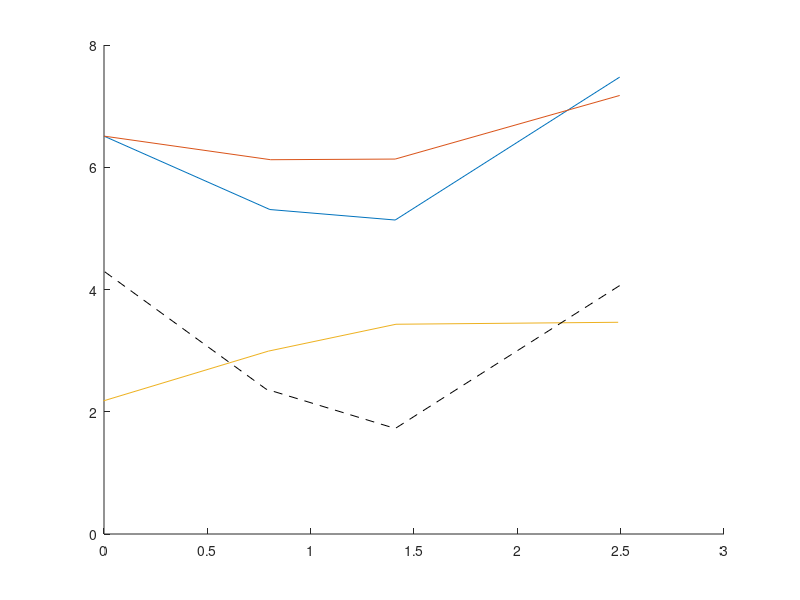
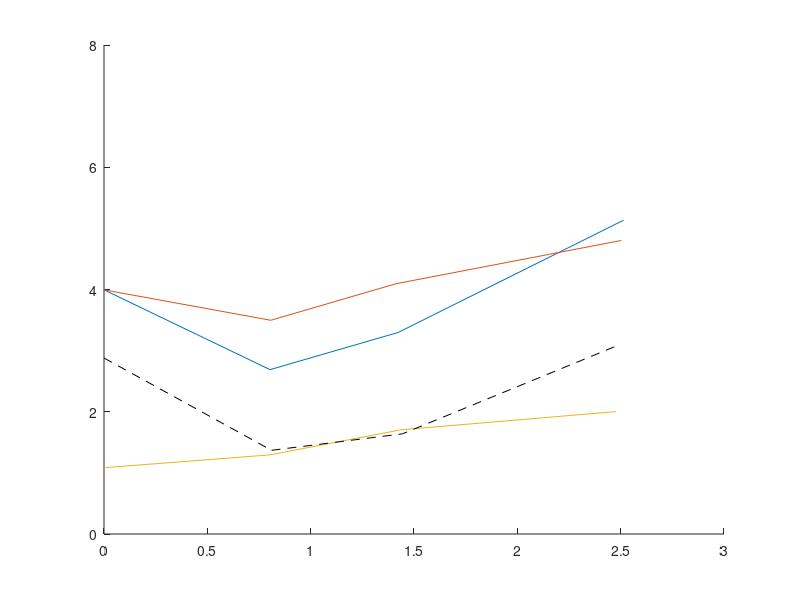
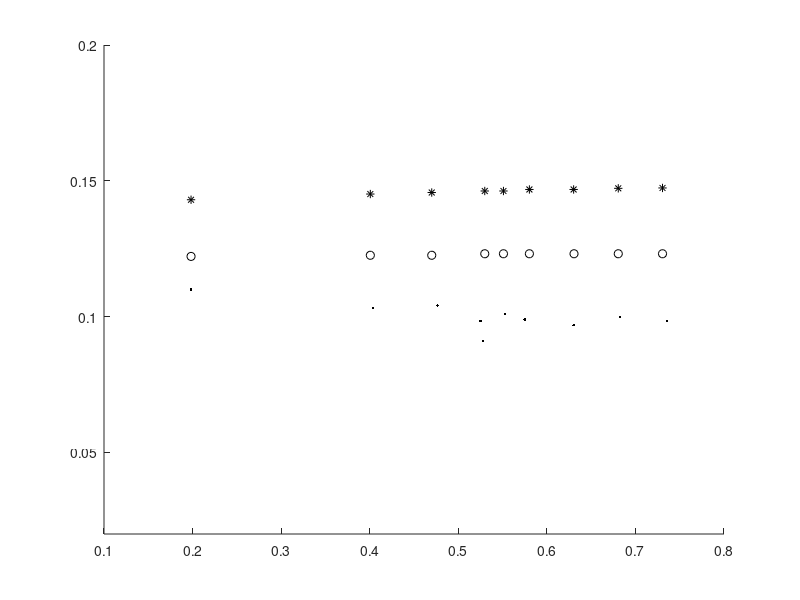
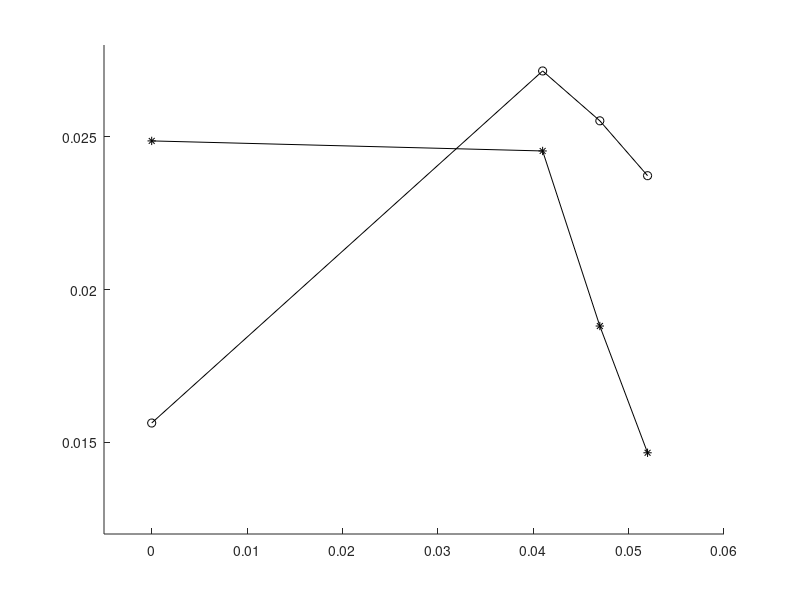

The MATLAB script that drew these images, in order:
close all
clear variables
load lit_review_data.mat


%physical properties
R = 287.058; %[Joules/(kg.K)]
cp = 1121; %[Joules/(kg.K)]
cv = 834; %[Joules/(kg.K)]
gamma = cp/cv; 


figure(1)
hold on
%axis equal
xlim([0 3])
ylim([0 8])
plot(raffel122coolant0(:,1),raffel122coolant0(:,2));
plot(raffel122measuredtotal(:,1),raffel122measuredtotal(:,2));
plot(raffel122upstreamofte(:,1),raffel122upstreamofte(:,2));
plot(raffel122teloss(:,1),raffel122teloss(:,2), 'k--');

figure(2)
hold on
%axis equal
xlim([0 3])
ylim([0 8])
plot(raffel134coolant0(:,1),raffel134coolant0(:,2));
plot(raffel134measuredtotal(:,1),raffel134measuredtotal(:,2));
plot(raffel134upstreamofte(:,1),raffel134upstreamofte(:,2));
plot(raffel134teloss(:,1),raffel134teloss(:,2), 'k--');

figure(3)
hold on
%axis equal
xlim([0.1 0.8])
ylim([0.02 0.2])
plot(backdatrinidade_loss_models(:,1),backdatrinidade_loss_models(:,2), 'k*')
plot(backdatrinidade_loss_models(:,3),backdatrinidade_loss_models(:,4), 'ko')
plot(backdatrinidade_loss_models(:,5),backdatrinidade_loss_models(:,6), 'k.')

figure(4)
hold on
%axis equal
xlim([-0.005 0.06])
ylim([0.012 0.028])
plot(gaoTE_cpt_and_alpha_vs_blowing(:,1),gaoTE_cpt_and_alpha_vs_blowing(:,2), 'k*-')
plot(gaoTE_cpt_and_alpha_vs_blowing(:,3),gaoTE_cpt_and_alpha_vs_blowing(:,4), 'ko-')



%compare Giel's and Gao's loss definitions

PR_critical = ((gamma+1)/2)^(gamma/(1-gamma));

p01 = 1;
p2 = p01*PR_critical;
p02 = p2:0.001:p01;

CpGiel = (p01-p02)./(p01-p2);
CpGao = (p01-p02)./(p02-p2);

CpGaoSeries1 = CpGiel;
CpGaoSeries2 = CpGiel + CpGiel.^2;
CpGaoSeries3 = CpGiel + CpGiel.^2 + CpGiel.^3;
CpGaoSeries4 = CpGiel + CpGiel.^2 + CpGiel.^3 + CpGiel.^4;
CpGaoSeries5 = CpGiel + CpGiel.^2 + CpGiel.^3 + CpGiel.^4 + CpGiel.^5;

CpGielSeries1 = CpGao;
CpGielSeries2 = CpGao - CpGao.^2;
CpGielSeries3 = CpGao - CpGao.^2 + CpGao.^3;
CpGielSeries4 = CpGao - CpGao.^2 + CpGao.^3 - CpGao.^4;
CpGielSeries5 = CpGao - CpGao.^2 + CpGao.^3 - CpGao.^4 + CpGao.^5;


figure(5)
plot(p02,CpGaoSeries1, 'm-');
hold on
plot(p02,CpGaoSeries2, 'c-');
plot(p02,CpGaoSeries3, 'r-');
plot(p02,CpGaoSeries4, 'b-');
plot(p02,CpGaoSeries5, 'g-');
plot(p02,CpGao, 'k--');

figure(6)
plot(p02,CpGielSeries1, 'm-');
hold on
plot(p02,CpGielSeries2, 'c-');
plot(p02,CpGielSeries3, 'r-');
plot(p02,CpGielSeries4, 'b-');
plot(p02,CpGielSeries5, 'g-');
plot(p02,CpGiel, 'k--');


%plot Giel's KE loss definition as a function of p02

giel_ke_loss_numerator = (p01./p02).^((gamma-1)/gamma) - 1;
giel_ke_loss_denominator = (p01./p2).^((gamma-1)/gamma) - 1;
giel_ke_loss = giel_ke_loss_numerator/giel_ke_loss_denominator;

figure(7)
plot(p02,giel_ke_loss, 'm-');
hold on
plot(p02,CpGiel, 'b-');
xlim([p2 p01]);

